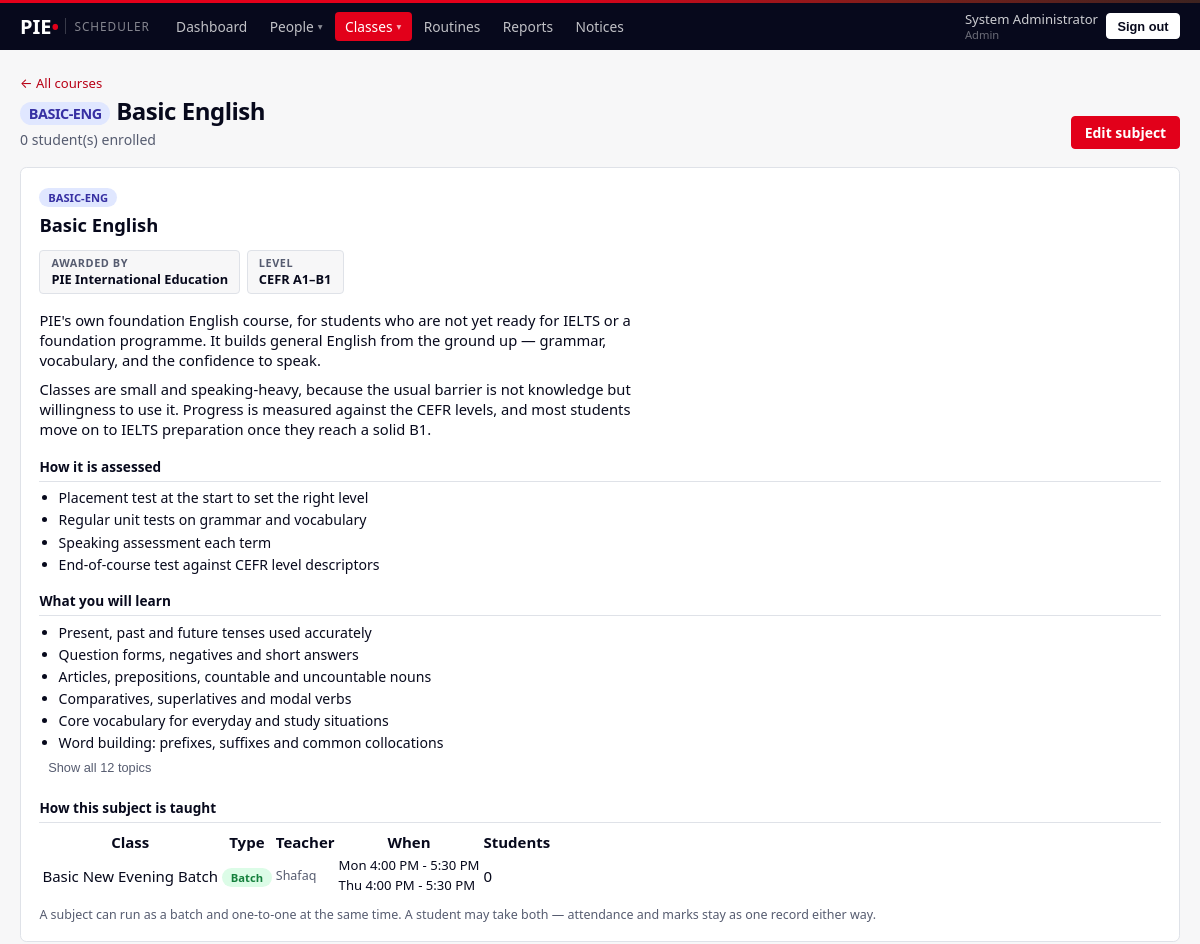
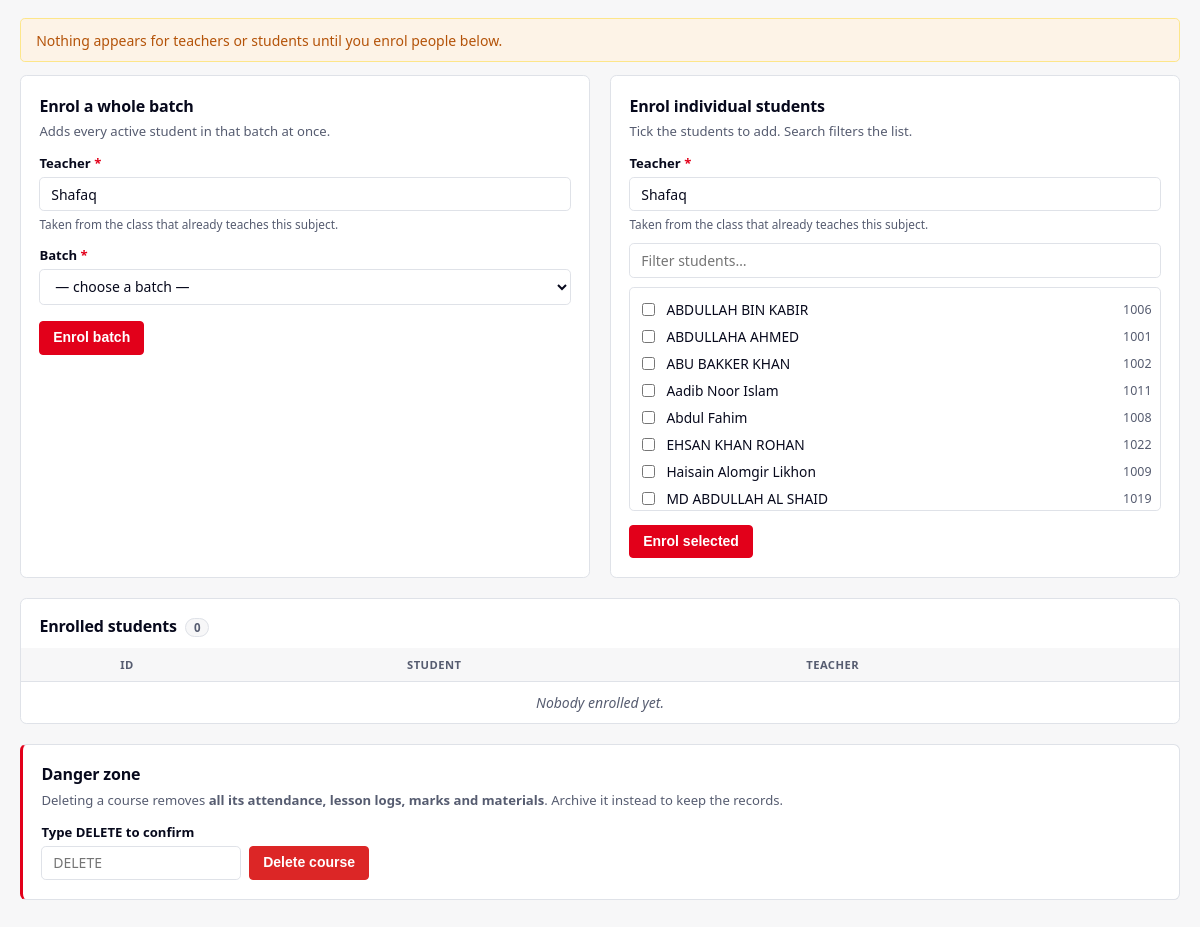
/admin/courses/8 (signed in), run on an earlier commit of the app's database (2 pictures, top to bottom).
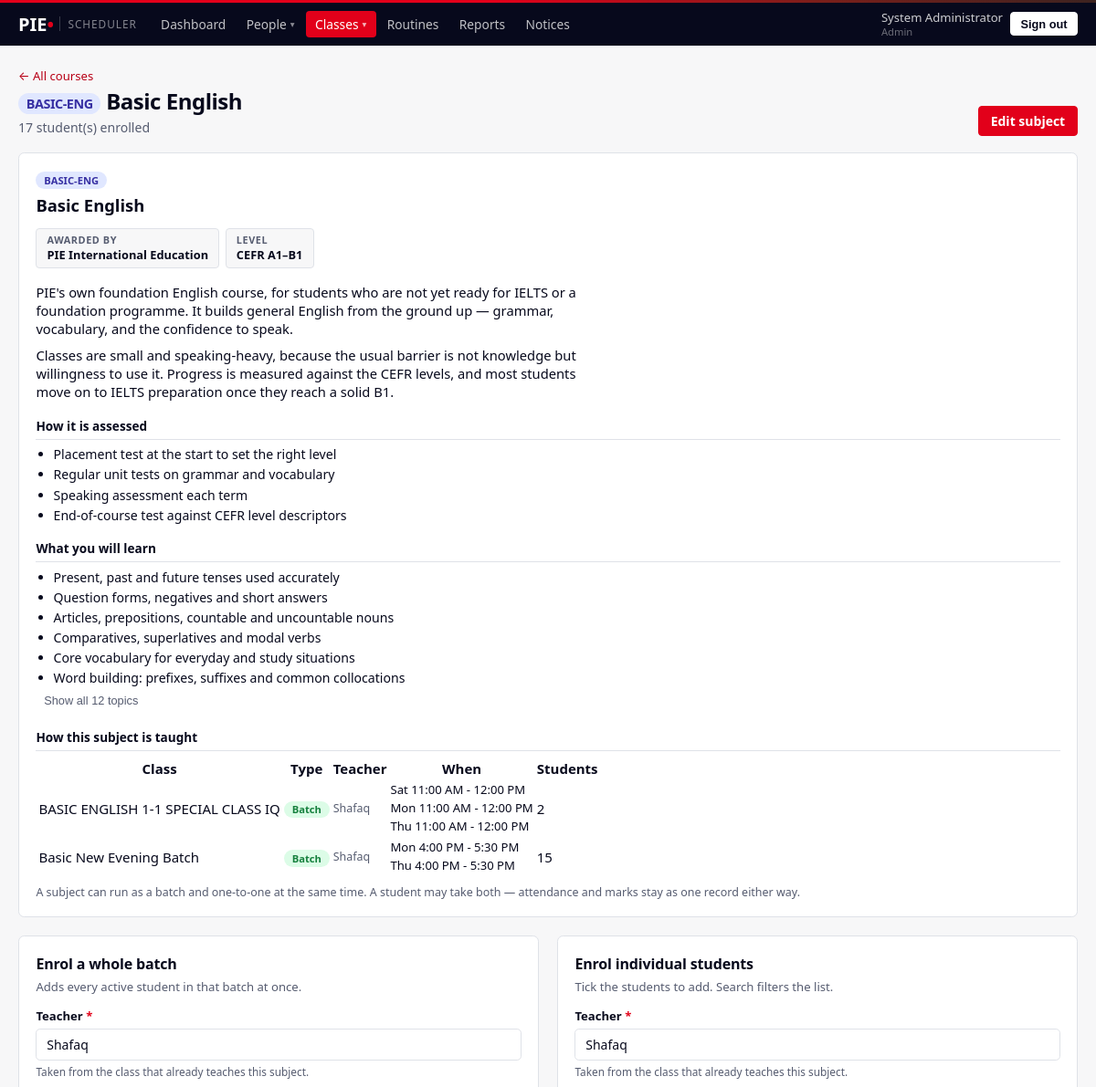
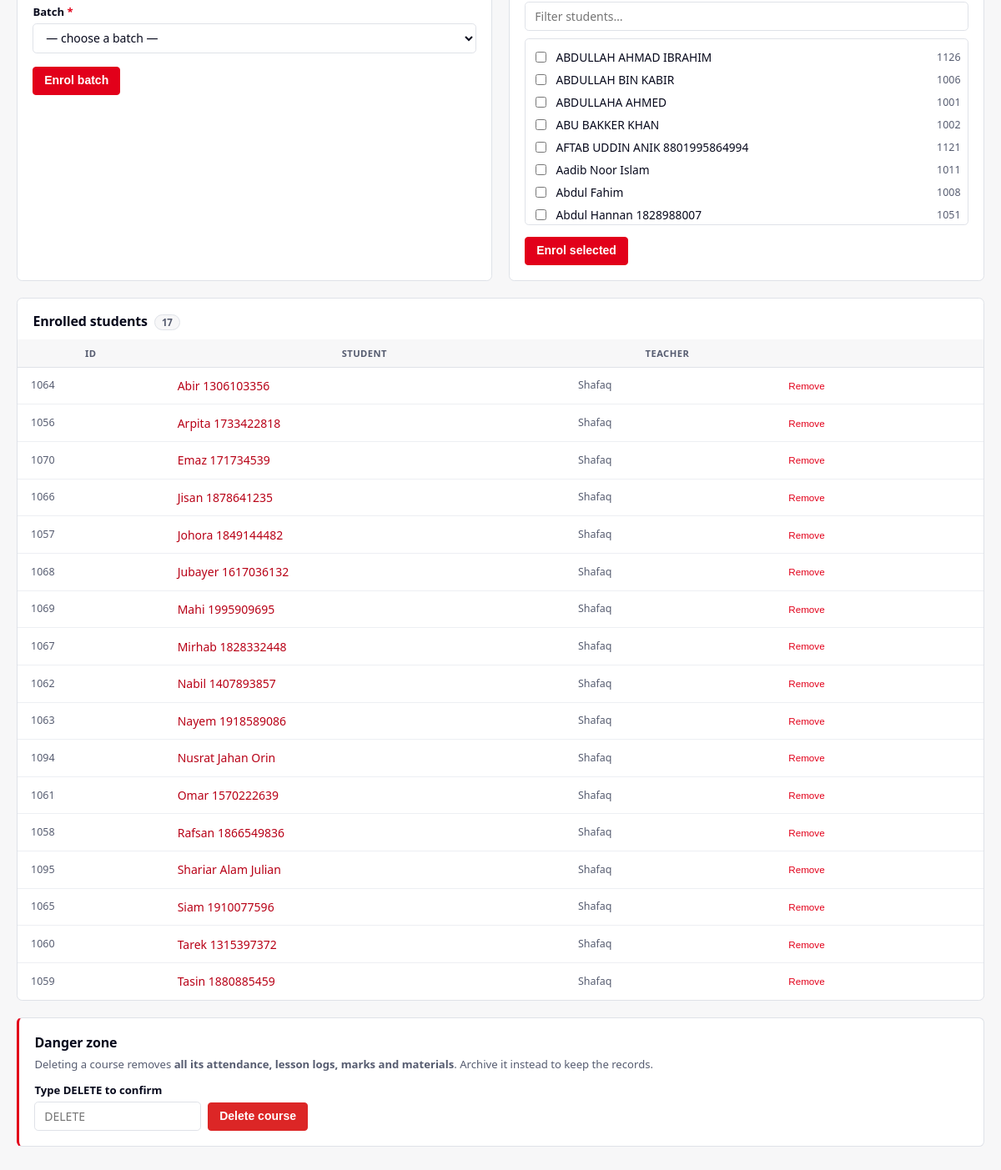
And on a later commit of the database (2 pictures, top to bottom).
### models.py (models this page shows, shortened)
class Course(db.Model):
    __tablename__ = "course"
    id           = db.Column(db.Integer, primary_key=True)
    course_code  = db.Column(db.String(32), unique=True, nullable=False)
    course_name  = db.Column(db.String(160), nullable=False)
    description  = db.Column(db.Text)          # what the course is, in prose
    mnemonic       = db.Column(db.String(40))    # e.g. 03 IFY MDH
    awarding_body  = db.Column(db.String(120))   # e.g. INTO Qualifications
    level          = db.Column(db.String(80))    # e.g. RQF Level 3
    credits        = db.Column(db.Integer)
    learning_hours = db.Column(db.Integer)
    assessment     = db.Column(db.Text)          # one line per component
    outcomes       = db.Column(db.Text)          # one line per outcome
    branch       = db.Column(db.String(32))
    is_archived  = db.Column(db.Boolean, default=False, nullable=False)
    created_at   = db.Column(db.DateTime, default=datetime.utcnow)
    @property
    def assessment_lines(self):
        return [l.strip() for l in (self.assessment or "").splitlines() if l.strip()]
    @property
    def outcome_lines(self):
        return [l.strip() for l in (self.outcomes or "").splitlines() if l.strip()]
    @property
    def has_detail(self):
        return bool(self.description or self.assessment or self.outcomes
                    or self.credits or self.learning_hours)
    @property
    def facts(self):
        out = []
        if self.mnemonic:      out.append(("Module code", self.mnemonic))
        if self.awarding_body: out.append(("Awarded by", self.awarding_body))
        if self.level:         out.append(("Level", self.level))
        if self.credits:       out.append(("Credits", str(self.credits)))
        if self.learning_hours:
            out.append(("Learning hours", str(self.learning_hours)))
        return out

class ClassGroup(db.Model):
    __tablename__ = "class_group"
    id          = db.Column(db.Integer, primary_key=True)
    name        = db.Column(db.String(200), nullable=False)
    kind        = db.Column(db.String(20), nullable=False, default="Batch")  # Batch | 1-on-1
    course_id   = db.Column(db.Integer, db.ForeignKey("course.id"), index=True)
    teacher_id  = db.Column(db.Integer, db.ForeignKey("user.id"), nullable=False, index=True)
    venue       = db.Column(db.String(80), default="Centre")
    start_date  = db.Column(db.Date, nullable=False)
    end_date    = db.Column(db.Date)            # None = runs until stopped
    generated_to= db.Column(db.Date)
    status      = db.Column(db.String(20), default="Active", index=True)
    pause_from  = db.Column(db.Date)
    pause_to    = db.Column(db.Date)
    note        = db.Column(db.Text)
    created_at  = db.Column(db.DateTime, default=datetime.utcnow)
    course   = db.relationship("Course", backref="groups")
    teacher  = db.relationship("User", foreign_keys=[teacher_id])
    slots    = db.relationship("ClassSlot", backref="group",
                               cascade="all, delete-orphan",
                               order_by="ClassSlot.weekday, ClassSlot.start_time")
    members  = db.relationship("GroupStudent", backref="group",
                               cascade="all, delete-orphan")
    sessions = db.relationship("ClassSchedule", backref="group",
                               cascade="all, delete-orphan", lazy="dynamic")
    @property
    def student_count(self):
        return sum(1 for m in self.members if m.student is not None)
    @property
    def slot_lines(self):
        names = ["Mon", "Tue", "Wed", "Thu", "Fri", "Sat", "Sun"]
        order = [5, 6, 0, 1, 2, 3, 4]
        out = []
        for s in sorted(self.slots,
                        key=lambda x: (order.index(x.weekday)
                                       if x.weekday in order else 9, x.start_time)):
            out.append(f"{names[s.weekday]} {fmt_time(s.start_time)}"
                       f" - {fmt_time(s.end_time)}")
        return out

class User(UserMixin, db.Model):
    __tablename__ = "user"
    id           = db.Column(db.Integer, primary_key=True)
    username     = db.Column(db.String(64), unique=True, nullable=False, index=True)
    password_hash= db.Column(db.String(255), nullable=False)
    full_name    = db.Column(db.String(120), nullable=False)
    role         = db.Column(db.String(16), nullable=False, index=True)
    status       = db.Column(db.String(16), default="ACTIVE", nullable=False, index=True)
    phone        = db.Column(db.String(32))
    email        = db.Column(db.String(120))
    branch       = db.Column(db.String(32), index=True)
    subjects     = db.Column(db.String(255))          # teachers only
    max_daily_hours = db.Column(db.Float, default=8.0)# teachers only
    days_off     = db.Column(db.String(32))           # teachers: "0,3" = Mon,Thu
    work_hours   = db.Column(db.String(255))          # "0=10:00-20:00;1=14:00-20:00"
    initial_password = db.Column(db.String(64))
    created_at   = db.Column(db.DateTime, default=datetime.utcnow)
    @property
    def is_active(self):
        return self.status == "ACTIVE"
    @property
    def is_admin(self):
        return self.role == "ADMIN"

class ClassAssignment(db.Model):
    __tablename__ = "class_assignment"
    id         = db.Column(db.Integer, primary_key=True)
    course_id  = db.Column(db.Integer, db.ForeignKey("course.id"), nullable=False, index=True)
    teacher_id = db.Column(db.Integer, db.ForeignKey("user.id"), nullable=False, index=True)
    student_id = db.Column(db.Integer, db.ForeignKey("user.id"), nullable=False, index=True)
    course  = db.relationship("Course", backref=db.backref("assignments", cascade="all, delete-orphan"))
    teacher = db.relationship("User", foreign_keys=[teacher_id],
                              backref=db.backref("teaching_assignments", cascade="all, delete-orphan"))
    student = db.relationship("User", foreign_keys=[student_id],
                              backref=db.backref("enrolments", cascade="all, delete-orphan"))
    __table_args__ = (db.UniqueConstraint("course_id", "student_id", name="uq_course_student"),)

### views_admin.py (the view)
@bp.route("/admin/courses/<int:cid>")
@login_required
@admin_only
def course_detail(cid):
    course = db.session.get(Course, cid)
    if not course:
        abort(404)
    assignments = (ClassAssignment.query.filter_by(course_id=cid)
                   .join(User, ClassAssignment.student_id == User.id)
                   .order_by(User.full_name).all())
    students_enrolled = [a.student for a in assignments]
    available_students = (User.query.filter_by(role="STUDENT", status="ACTIVE")
                          .filter(User.id.notin_([s.id for s in students_enrolled]))
                          .order_by(User.full_name).all())
    course_teacher = None
    _g = (ClassGroup.query.filter_by(course_id=cid, status="Active")
          .order_by(ClassGroup.id).first())
    if _g:
        course_teacher = _g.teacher
    return render_template("admin/course_detail.html",
                           course_classes=ClassGroup.query.filter_by(course_id=cid)
                               .order_by(ClassGroup.kind, ClassGroup.name).all(),
                           course_teacher=course_teacher,
                           course=course,
                           assignments=assignments,
                           available_students=available_students,
                           **_lists())

### helpers.py (called while the page is built, shortened)
def role_required(*roles):
    def decorator(f):
        @wraps(f)
        def inner(*args, **kwargs):
            if not current_user.is_authenticated:
                return redirect(url_for("login"))
            if current_user.role not in roles:
                abort(403)
            return f(*args, **kwargs)
        return inner
    return decorator

def read_only_guard():
    if not current_user.is_authenticated:
        return None
    if current_user.role != "STUDENT_VIEWER":
        return None

### models.py (called while the page is built)
def fmt_time(t):
    return t.strftime("%I:%M %p").lstrip("0") if t else ""

### views_admin.py (called while the page is built)
def _lists():
    return {
        "courses":      Course.query.filter_by(is_archived=False).order_by(Course.course_code).all(),
        "terms":        Term.query.order_by(Term.start_date.desc()).all(),
        "teachers_all": User.query.filter_by(role="TEACHER", status="ACTIVE")
                            .order_by(User.full_name).all(),
    }

### templates/admin/course_detail.html (shortened to what the changed rows need)
{% extends "base.html" %}
{% import "partials/course_about.html" as ab %}
{% block content %}
<div class="page-head">
  <div>
    <p class="ph-back"><a href="{{ url_for('admin.courses') }}">&larr; All courses</a></p>
    <h1 class="page-title">
      <span class="pill pill-navy" style="font-size:.9rem;vertical-align:middle">{{ course.course_code }}</span>
      {{ course.course_name }}
    </h1>
    <p class="page-sub">
      {{ assignments|length }} student(s) enrolled
    </p>
  </div>
  <div class="head-actions">
  </div>
</div>
{{ ab.course_about(course, classes=course_classes) }}
{% if not assignments %}
<div class="alert alert-warning">
  Nothing appears for teachers or students until you enrol people below.
</div>
{% endif %}
<div class="form-row cols-2" style="gap:1.25rem;margin-bottom:1.25rem">
  <div class="panel">
    <h2 class="panel-title">Enrol a whole batch</h2>
  </div>
  <div class="panel">
    <h2 class="panel-title">Enrol individual students</h2>
    <form method="post" action="{{ url_for('admin.enrol', cid=course.id) }}">
      <div id="studentPicker"
           style="max-height:14rem;overflow-y:auto;border:1px solid var(--line);border-radius:.3rem;padding:.5rem">
        {% for s in available_students %}
        <label class="pick-row"
               style="display:flex;align-items:center;gap:.5rem;padding:.25rem 0;font-size:.86rem">
          <input type="checkbox" name="student_ids" value="{{ s.id }}">
          <span>{{ s.full_name }}</span>
          <span class="sub mono" style="margin-left:auto">{{ s.username }}</span>
        </label>
        {% else %}
        <p class="sub" style="margin:0">All active students are already enrolled.</p>
        {% endfor %}
      </div>
    </form>
  </div>
</div>
<div class="panel p-0" style="margin-bottom:1.25rem">
  <div class="panel-head" style="padding:1rem 1.15rem .7rem">
    <h2 class="panel-title" style="margin:0">
      Enrolled students <span class="count-pill">{{ assignments|length }}</span>
    </h2>
  </div>
  <div class="table-responsive">
    <table class="list-table">
      <thead><tr><th>ID</th><th>Student</th><th>Teacher</th><th></th></tr></thead>
      <tbody>
      {% for a in assignments %}
      <tr>
        <td class="mono sub">{{ a.student.username }}</td>
        <td>
          <a href="{{ url_for('admin.student_profile', sid=a.student.id) }}">{{ a.student.full_name }}</a>
        </td>
        <td class="sub">{{ a.teacher.full_name }}</td>
        <td>
          <form method="post" action="{{ url_for('admin.unenrol', cid=course.id) }}"
                onsubmit="return confirm('Remove {{ a.student.full_name }} from this course?')">
            <button class="btn btn-xs btn-link" style="color:var(--red)">Remove</button>
          </form>
        </td>
      </tr>
      {% else %}
      <tr><td colspan="5" class="empty-line">Nobody enrolled yet.</td></tr>
      {% endfor %}
      </tbody>
    </table>
  </div>
</div>
<div class="panel panel-flag">
  <h2 class="panel-title">Danger zone</h2>
  <p class="panel-hint">
  </p>
  <form method="post" action="{{ url_for('admin.delete_course', cid=course.id) }}"
        style="display:flex;gap:.5rem;flex-wrap:wrap;align-items:flex-end">
  </form>
</div>
{% endblock %}

### templates/partials/course_about.html (shortened to what this page needs)
{% macro course_about(course, classes=None, collapsed=6, own_only=false) %}
{% if course.has_detail or classes %}
<div class="panel about" style="margin-bottom:1.25rem">
  <div class="about-head">
    <div>
      <span class="pill pill-navy">{{ course.course_code }}</span>
      <h2 class="about-title">{{ course.course_name }}</h2>
    </div>
  </div>
  {% if course.facts %}
  <div class="facts">
    {% for label, value in course.facts %}
      <div class="fact"><span>{{ label }}</span><b>{{ value }}</b></div>
    {% endfor %}
  </div>
  {% endif %}
  {% if course.description %}
  <div class="about-body">
    {% for para in course.description.split('\n\n') %}
      {% if para.strip() %}<p>{{ para.strip() }}</p>{% endif %}
    {% endfor %}
  </div>
  {% endif %}
  {% if course.assessment_lines %}
  <h3 class="about-h">How it is assessed</h3>
  <ul class="about-list">
    {% for line in course.assessment_lines %}<li>{{ line }}</li>{% endfor %}
  </ul>
  {% endif %}
  {% if course.outcome_lines %}
  <h3 class="about-h">What you will learn</h3>
  <ul class="about-list" id="loList-{{ course.id }}">
    {% for line in course.outcome_lines %}
      <li{% if loop.index0 >= collapsed %} class="lo-more" style="display:none"{% endif %}>{{ line }}</li>
    {% endfor %}
  </ul>
  {% if course.outcome_lines|length > collapsed %}
  <button type="button" class="btn btn-link btn-sm lo-toggle"
          data-target="loList-{{ course.id }}"
          data-more="Show all {{ course.outcome_lines|length }} topics"
          data-less="Show fewer">Show all {{ course.outcome_lines|length }} topics</button>
  {% endif %}
  {% endif %}
  {% if classes %}
  <h3 class="about-h">{{ 'Your classes in this subject' if own_only
      else 'How this subject is taught' }}</h3>
  <div class="tw">
    <table>
      <thead><tr><th>Class</th><th>Type</th><th>Teacher</th><th>When</th>
        {% if not own_only %}<th>Students</th>{% endif %}</tr></thead>
      <tbody>
      {% for g in classes %}
      <tr>
        <td>{{ g.name }}</td>
        <td>{% if g.kind == 'Batch' %}<span class="pill pill-green">Batch</span>
            {% else %}<span class="pill pill-blue">One-to-one</span>{% endif %}</td>
        <td class="sub">{{ g.teacher.full_name if g.teacher else '—' }}</td>
        <td style="font-size:.82rem;line-height:1.5">
          {% for l in g.slot_lines %}{{ l }}{% if not loop.last %}<br>{% endif %}{% endfor %}
        </td>
        {% if not own_only %}<td class="mono">{{ g.student_count }}</td>{% endif %}
      </tr>
      {% endfor %}
      </tbody>
    </table>
  </div>
  <p class="sub" style="margin:.5rem 0 0">
    {% if own_only %}Your own classes in this subject.
    {% else %}A subject can run as a batch and one-to-one at the same time.
    A student may take both — attendance and marks stay as one record either way.
    {% endif %}
  </p>
  {% endif %}
</div>
{% endif %}
{% endmacro %}

What changed in the data, as far as the page shows it:
no longer on this page (row unchanged): User: full_name "EHSAN KHAN ROHAN", username "1022"
no longer on this page (row unchanged): User: full_name "Haisain Alomgir Likhon", username "1009"
no longer on this page (row unchanged): User: full_name "MD ABDULLAH AL SHAID", username "1019"
added ClassGroup: name "BASIC ENGLISH 1-1 SPECIAL CLASS IQ", kind "Batch", teacher "Shafaq", slot_lines "Sat 11:00 AM - 12:00 PM" "Mon 11:00 AM - 12:00 PM" "Thu 11:00 AM - 12:00 PM", student_count "2"
computed for ClassGroup "Basic New Evening Batch": student_count "0" → "15"
added User: full_name "ABDULLAH AHMAD IBRAHIM", username "1126"
added User: full_name "AFTAB UDDIN ANIK 8801995864994", username "1121"
added User: full_name "Abdul Hannan 1828988007", username "1051"
added ClassAssignment: student.username "1064", student.full_name "Abir 1306103356", teacher.full_name "Shafaq"
added ClassAssignment: student.username "1056", student.full_name "Arpita 1733422818", teacher.full_name "Shafaq"
added ClassAssignment: student.username "1070", student.full_name "Emaz 171734539", teacher.full_name "Shafaq"
added ClassAssignment: student.username "1066", student.full_name "Jisan 1878641235", teacher.full_name "Shafaq"
added ClassAssignment: student.username "1057", student.full_name "Johora 1849144482", teacher.full_name "Shafaq"
added ClassAssignment: student.username "1068", student.full_name "Jubayer 1617036132", teacher.full_name "Shafaq"
added ClassAssignment: student.username "1069", student.full_name "Mahi 1995909695", teacher.full_name "Shafaq"
added ClassAssignment: student.username "1067", student.full_name "Mirhab 1828332448", teacher.full_name "Shafaq"
added ClassAssignment: student.username "1062", student.full_name "Nabil 1407893857", teacher.full_name "Shafaq"
added ClassAssignment: student.username "1063", student.full_name "Nayem 1918589086", teacher.full_name "Shafaq"
added ClassAssignment: student.username "1094", student.full_name "Nusrat Jahan Orin", teacher.full_name "Shafaq"
added ClassAssignment: student.username "1061", student.full_name "Omar 1570222639", teacher.full_name "Shafaq"
added ClassAssignment: student.username "1058", student.full_name "Rafsan 1866549836", teacher.full_name "Shafaq"
added ClassAssignment: student.username "1095", student.full_name "Shariar Alam Julian", teacher.full_name "Shafaq"
added ClassAssignment: student.username "1065", student.full_name "Siam 1910077596", teacher.full_name "Shafaq"
added ClassAssignment: student.username "1060", student.full_name "Tarek 1315397372", teacher.full_name "Shafaq"
added ClassAssignment: student.username "1059", student.full_name "Tasin 1880885459", teacher.full_name "Shafaq"
Also different on the page:
{{ assignments|length }}: "0" → "17"
text no longer shown: "Nothing appears for teachers or students until you enrol people below. Nobody enrolled yet."
